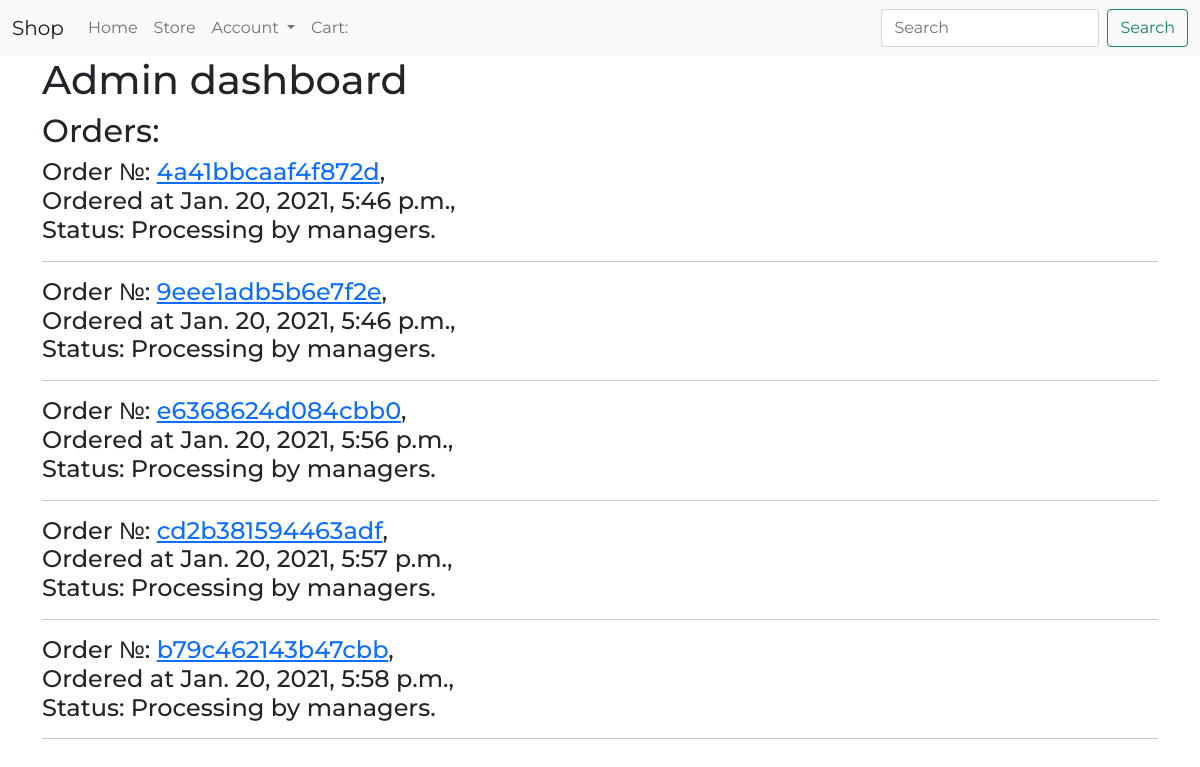
Page /dashboard/ (signed in) on the earlier database version.
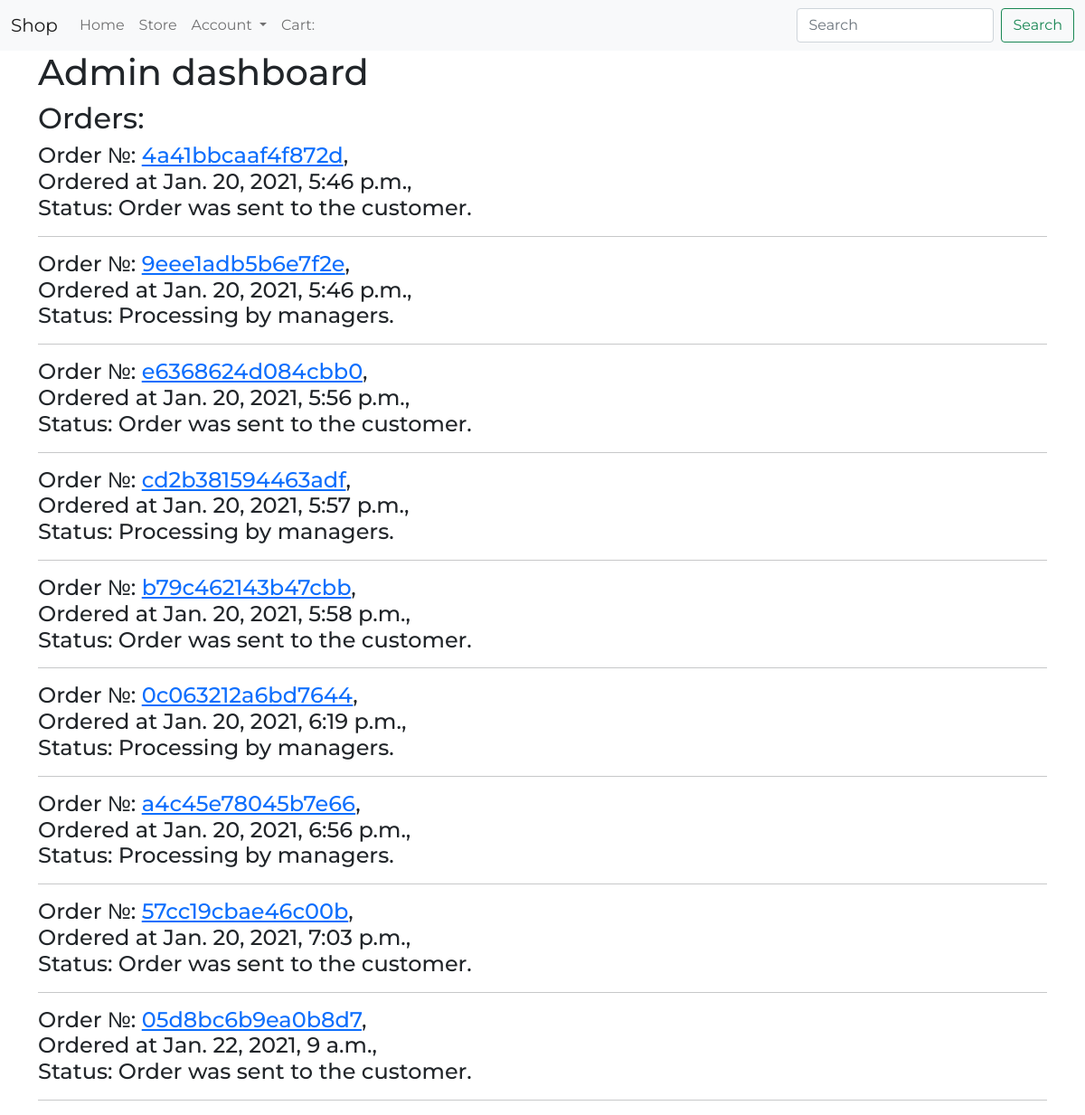
Same page on the later database version.
### store/models.py (models this page shows, shortened)
class Order(models.Model):
    customer = models.ForeignKey(Customer, on_delete=models.SET_NULL, blank=True, null=True)
    date_ordered = models.DateTimeField(auto_now_add=True)
    complete = models.BooleanField(default=False, null=True, blank=False)
    status = models.CharField(max_length=20, default='', null=True, blank=True)
    transaction_id = models.CharField(max_length=200, null=True)

### dashboard/views.py (the view)
# urls.py: path('', dashboard_views.dashboard, name='dashboard'),
@user_passes_test(lambda u: u.is_staff)
def dashboard(request):
    orders = Order.objects.filter(complete=True)
    context = {
        'orders': orders
    }
    return render(request, 'dashboard/dashboard.html', context)

### dashboard/templates/dashboard/dashboard.html
{% extends 'store/base.html' %}
{% block content %}
<div class="container">
<h1>Admin dashboard</h1>
</div>
<div class="container">
<h2>Orders:</h2>
{% for order in orders %}
    <h4>Order №: <a href="{%url 'order-detail' order.pk %}">{{order.transaction_id}}</a>,<br>Ordered at {{order.date_ordered}},<br>Status: {{order.status}}</h4><hr>
{% endfor %}
</div>
{% endblock %}

Differences in the rows shown:
changed Order "4a41bbcaaf4f872d": status "Processing by managers." → "Order was sent to the customer."
changed Order "e6368624d084cbb0": status "Processing by managers." → "Order was sent to the customer."
changed Order "b79c462143b47cbb": status "Processing by managers." → "Order was sent to the customer."
now on this page (row edited): Order: transaction_id "0c063212a6bd7644", date_ordered "Jan. 20, 2021, 6:19 p.m.", status "Processing by managers."
added Order: transaction_id "a4c45e78045b7e66", date_ordered "Jan. 20, 2021, 6:56 p.m.", status "Processing by managers."
added Order: transaction_id "57cc19cbae46c00b", date_ordered "Jan. 20, 2021, 7:03 p.m.", status "Order was sent to the customer."
added Order: transaction_id "05d8bc6b9ea0b8d7", date_ordered "Jan. 22, 2021, 9 a.m.", status "Order was sent to the customer."
